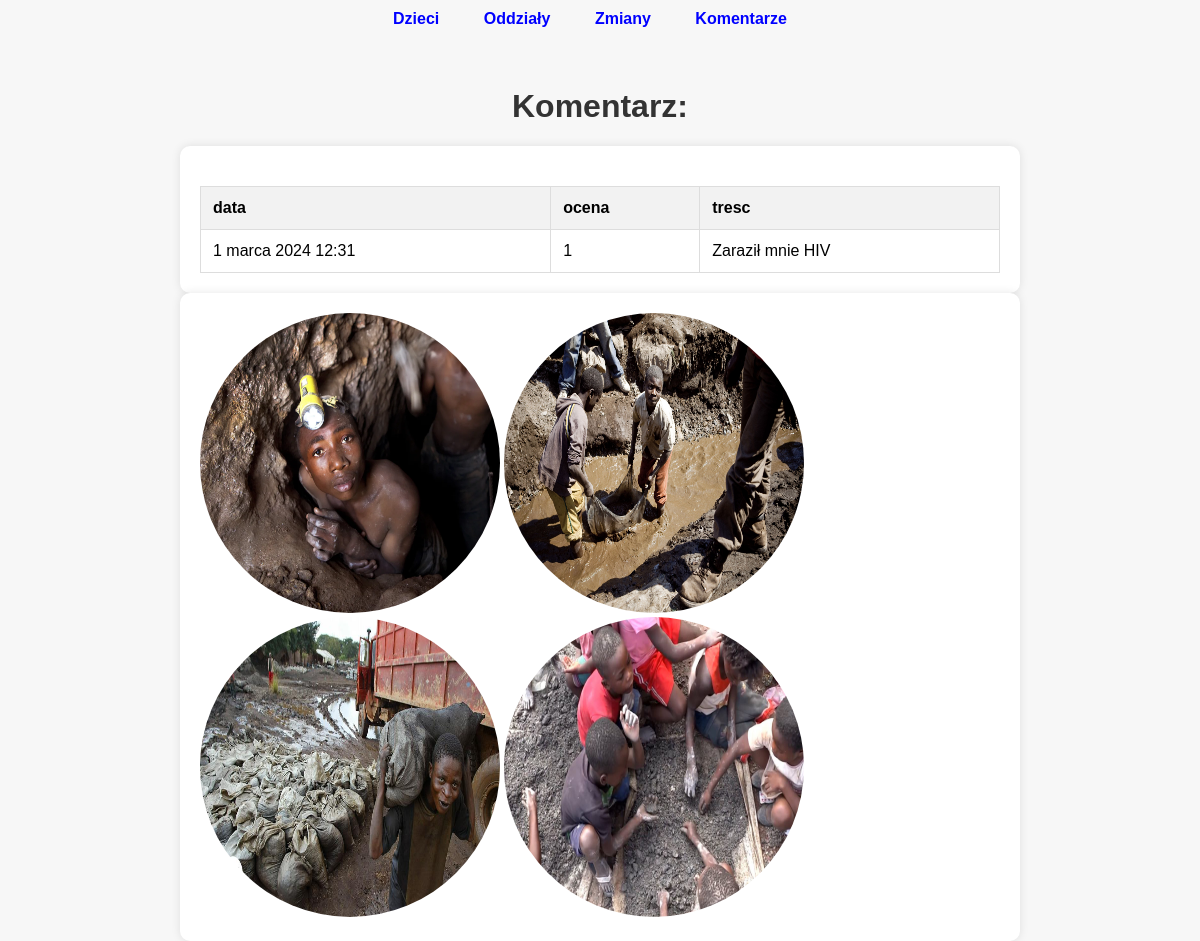
Screenshot of /komentarz/7 with the database file from the repository.
### fabryka/models.py (models this page shows, shortened)
class Komentarz(Model):
    tresc = models.CharField(max_length=200)
    ocena = models.IntegerField()
    data = models.DateTimeField(auto_now=True)
    class Meta:
        verbose_name_plural = "Komentarze"

### fabryka/views.py (the view)
# urls.py: path('komentarz/<int:id>', komentarz, name="komentarz"),
def komentarz(request, id):
    komentarz = Komentarz.objects.get(id=id)
    context={
        'komentarz': komentarz,
    }
    return render(request, "fabryka/komentarz.html", context)

### fabryka/templates/fabryka/komentarz.html (shortened to what this page needs)
{% extends "fabryka/szablon.html" %}
{% block naglowek %}Komentarz:{% endblock %}
{% block zawartosc %}
            <thead>
              <tr>
                <th>data</th>
                <th>ocena</th>
                <th>tresc</th>
              </tr>
            </thead>
            <tbody>
                <tr>
                  <td>{{komentarz.data}}</td>
                  <td>{{komentarz.ocena}}</td>
                  <td>{{komentarz.tresc}}</td>
                </tr>
            </tbody>
{% endblock %}

### fabryka/static/css/style.css (style rules this page uses)
body { font-family: Arial, sans-serif; background-color: #f7f7f7; margin: 0; padding: 0; }
.company-table th, .company-table td { border: 1px solid #ddd; padding: 12px; text-align: left; }
.company-table th { background-color: #f2f2f2; }

### rows the page displays
Komentarz: data "1 marca 2024 12:31", ocena "1", tresc "Zaraził mnie HIV"
